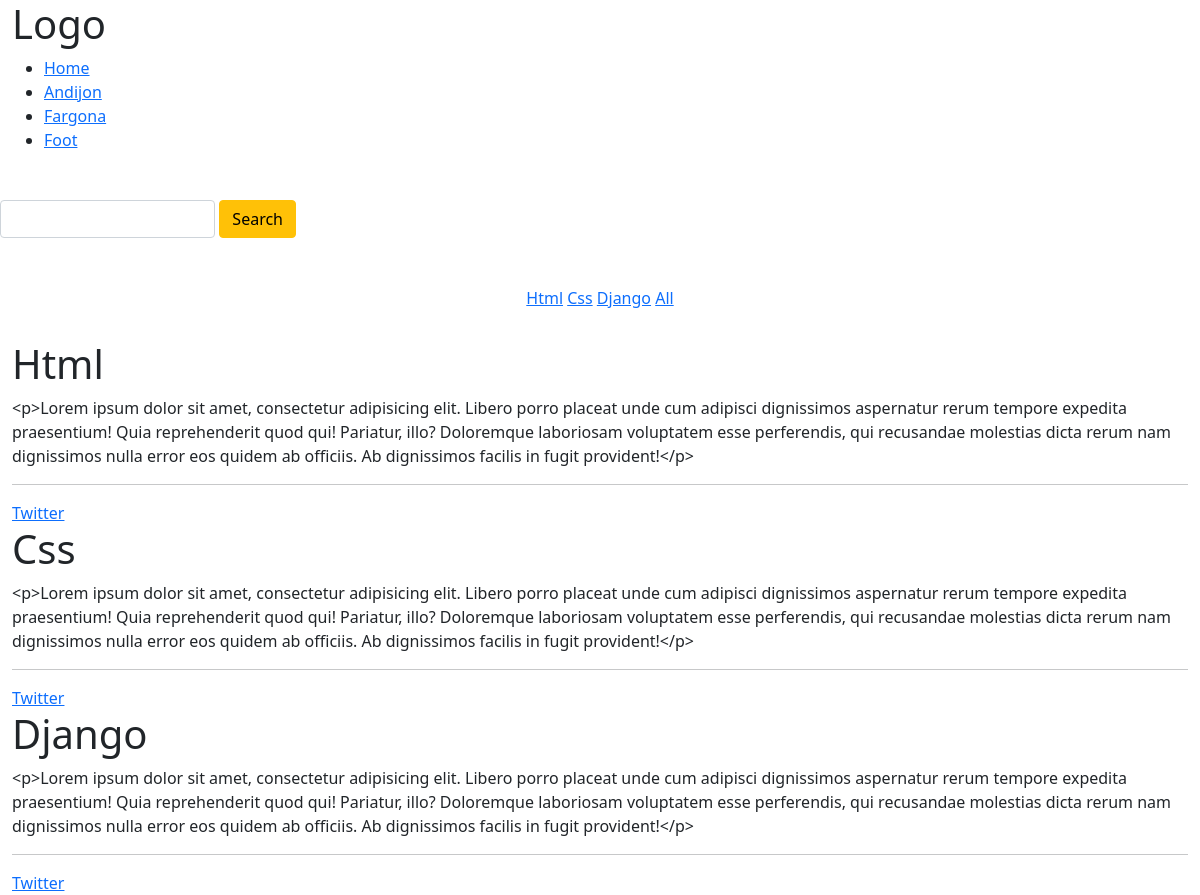
The page / on the database its author committed.
### blog/models.py (models this page shows, shortened)
class Category(models.Model):
    class Meta:
        verbose_name = 'Category'
        verbose_name_plural = 'Category'
    name = models.CharField(max_length=70)

class Cards(models.Model):
    class Meta:
        verbose_name = 'Cards'
        verbose_name_plural = 'Cards'
    heading = models.CharField(max_length=50)
    text = models.TextField(max_length=700)
    category = models.ForeignKey('Category', null=True, on_delete=models.SET_NULL)

### blog/views.py (the view)
# urls.py: path("", home),
def home(request):
    if 'q' in request.GET:
        search = request.GET['q']
        fulL_search = Q(Q(heading__icontains=search))
        cards = Cards.objects.filter(fulL_search)
    else:
        cards = Cards.objects.all()
    categories = Category.objects.all()
    context = {
        'cards': cards,
        'categories': categories
    }
    return render(request, 'index.html', context)

### templates/index.html (shortened to what this page needs)
{% extends "asosiy.html" %}
{% block content %}
  <div class="container">
    <div class="category" style="text-align: center; margin: 30px 0px;" >
      {% for x in categories %}
      <a href="/?category={{ x.name }}">{{ x.name }}</a>
      {% endfor %}
      <a href="/">All</a>
    </div>
    <div class="wrapper">
    {% for x in cards %}
        <div class="boxing">
          <h1 class="one-text">{{ x.heading }}</h1>
          <p>{{ x.text }}</p>
          <hr>
          <a class="tag" href="#">Twitter</a>
        </div>
    {% endfor %}
    </div>
  </div>
{% endblock %}

### templates/asosiy.html (shortened to what this page needs)
<!DOCTYPE html>
{% load static %}
<html lang="en">
<head>
    <link rel="stylesheet" href="https://unpkg.com/swiper/swiper-bundle.min.css"/>
    <link rel="stylesheet" href="https://cdnjs.cloudflare.com/ajax/libs/font-awesome/5.15.3/css/all.min.css">
    <link href="https://cdn.jsdelivr.net/npm/bootstrap@5.0.2/dist/css/bootstrap.min.css" rel="stylesheet">
    <link rel="stylesheet" href="{% static 'style.css' %}">
</head>
<body>
<nav class="navbars container">
    <h1>Logo</h1>
    <ul class="lists">
        <li><a href="/">Home</a></li>
        <li><a href="/and/">Andijon</a></li>
        <li><a href="/far/">Fargona</a></li>
        <li><a href="/foot/">Foot</a></li>
    </ul>
</nav>
<form class="search w-25 my-5 d-flex" role="search">
    <input type="search" class="form-control" name="q">
    <button type="submit" class="btn btn-warning mx-1">Search</button>
</form>
    {% block content %} {% endblock %}
</body>
</html>

### static/style.css (style rules this page uses)
* { margin: 0; padding: 0; box-sizing: border-box; }
.container { margin-left: auto; margin-right: auto; max-width: 1250px; }

### rows shown on the page
Category: name "Html"
Category: name "Css"
Category: name "Django"
Cards: heading "Html", text "<p>Lorem ipsum dolor sit amet, consectetur adipisicing elit. Libero porro placeat unde cum adipisci dignissimos aspernatur rerum tempore expedita praesentium! Quia reprehenderit quod qui! Pariatur, illo? Doloremque laboriosam voluptatem esse perferendis, qui recusandae molestias dicta rerum nam dignissimos nulla error eos quidem ab officiis. Ab dignissimos facilis in fugit provident!</p>"
Cards: heading "Css", text "<p>Lorem ipsum dolor sit amet, consectetur adipisicing elit. Libero porro placeat unde cum adipisci dignissimos aspernatur rerum tempore expedita praesentium! Quia reprehenderit quod qui! Pariatur, illo? Doloremque laboriosam voluptatem esse perferendis, qui recusandae molestias dicta rerum nam dignissimos nulla error eos quidem ab officiis. Ab dignissimos facilis in fugit provident!</p>"
Cards: heading "Django", text "<p>Lorem ipsum dolor sit amet, consectetur adipisicing elit. Libero porro placeat unde cum adipisci dignissimos aspernatur rerum tempore expedita praesentium! Quia reprehenderit quod qui! Pariatur, illo? Doloremque laboriosam voluptatem esse perferendis, qui recusandae molestias dicta rerum nam dignissimos nulla error eos quidem ab officiis. Ab dignissimos facilis in fugit provident!</p>"
